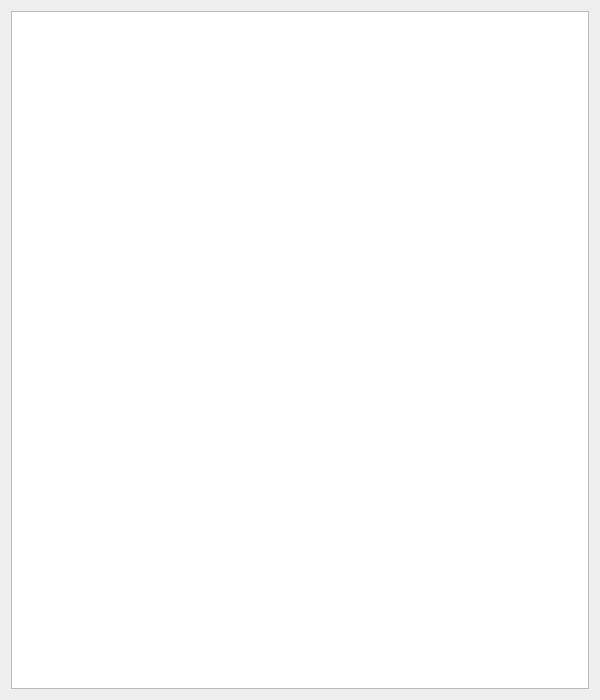
<?xml version="1.0" encoding="UTF-8"?>
<ui version="4.0">
 <class>HelpWindow</class>
 <widget class="QDialog" name="HelpWindow">
  <property name="geometry">
   <rect>
    <x>0</x>
    <y>0</y>
    <width>600</width>
    <height>700</height>
   </rect>
  </property>
  <property name="windowTitle">
   <string>SavvyLens Help</string>
  </property>
  <layout class="QHBoxLayout" name="horizontalLayout">
   <item>
    <widget class="QTextBrowser" name="textHelp"/>
   </item>
  </layout>
 </widget>
 <resources/>
 <connections/>
</ui>
